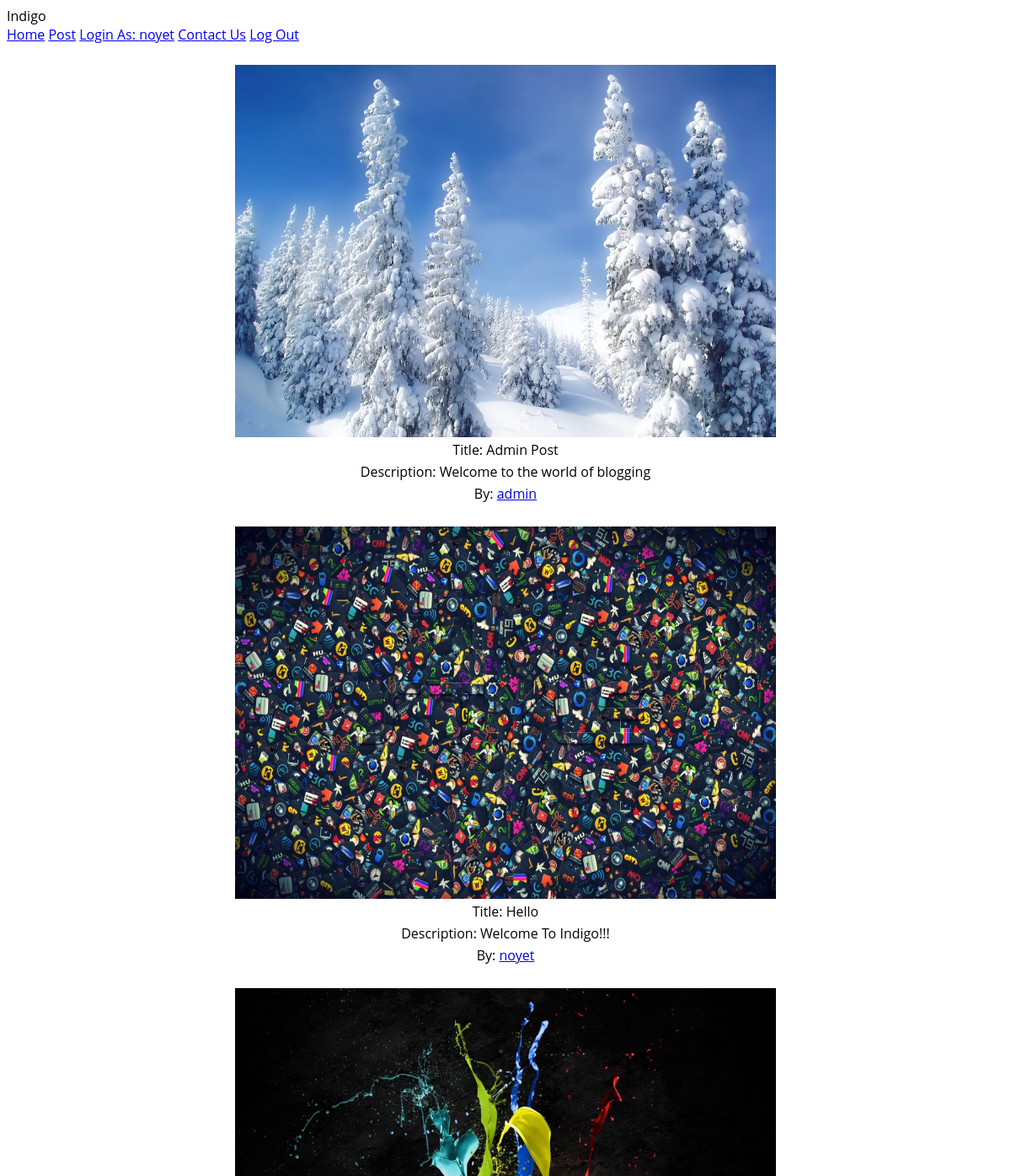
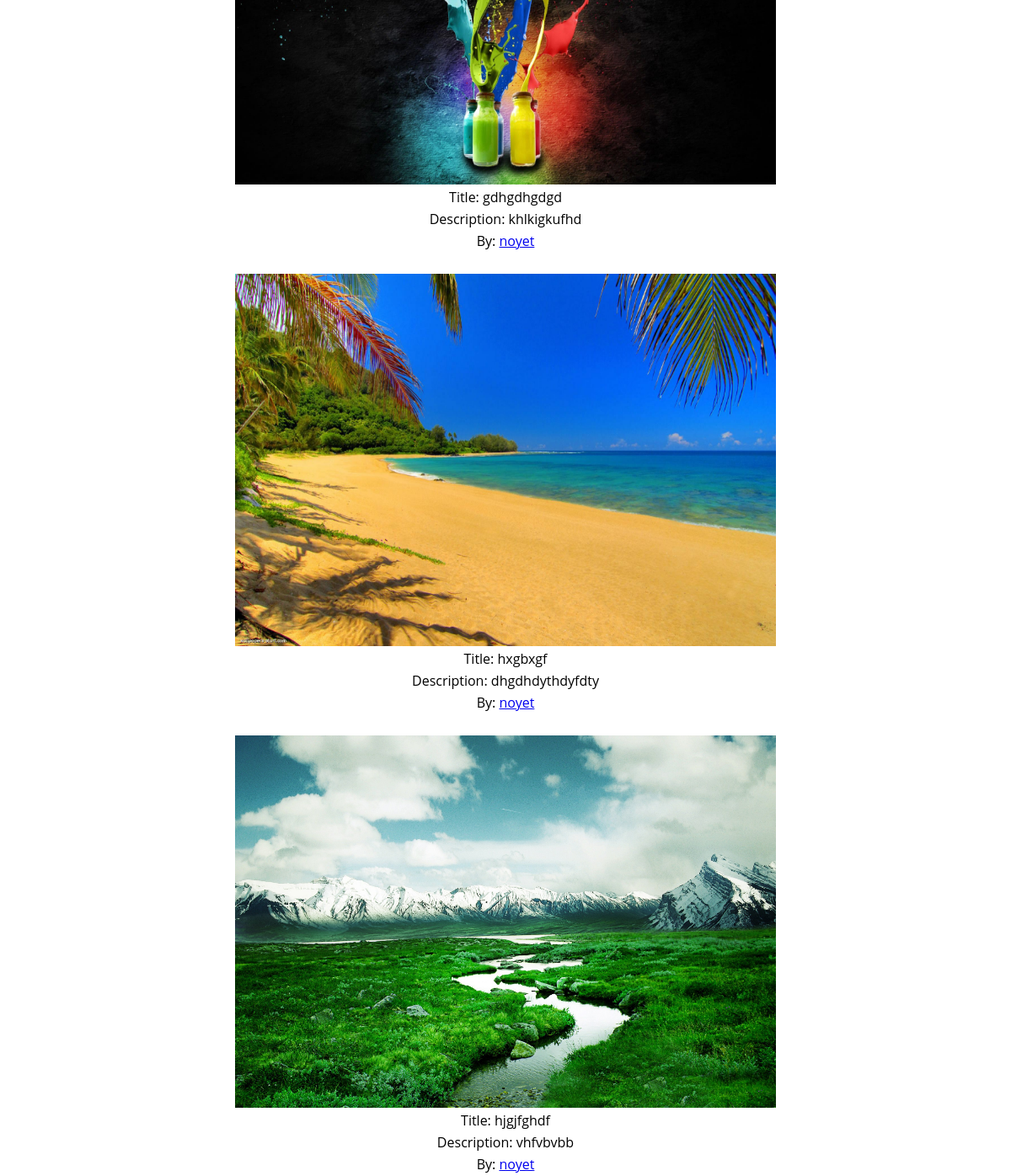
The app's page /api/user.php (signed in) with its own data (2 pictures, top to bottom).
### tables this page shows
CREATE TABLE IF NOT EXISTS `blog_details` (
  `blog_details_id` int(20) NOT NULL,
  `blog_id` int(20) NOT NULL,
  `blog_detail_image` varchar(60) NOT NULL
);

CREATE TABLE IF NOT EXISTS `blog_master` (
  `blog_id` int(10) NOT NULL,
  `blogger_id` int(20) NOT NULL,
  `blog_title` varchar(20) NOT NULL,
  `blog_desc` text NOT NULL,
  `blog_category` varchar(20) NOT NULL,
  `blog_auther` varchar(20) NOT NULL,
  `blog_is_active` varchar(20) NOT NULL DEFAULT 'yes',
  `creation_date` timestamp NOT NULL DEFAULT CURRENT_TIMESTAMP,
  `update_date` timestamp NOT NULL DEFAULT CURRENT_TIMESTAMP
);

### api/user.php (the view, shortened to what this page needs)
<html>
  <head>
    <link rel="stylesheet" href="https://storage.googleapis.com/code.getmdl.io/1.0.2/material.indigo-pink.min.css">
    <link rel="stylesheet" href="https://storage.googleapis.com/code.getmdl.io/1.0.4/material.indigo-pink.min.css">
    <link rel="stylesheet" href="https://storage.googleapis.com/code.getmdl.io/1.0.4/material.indigo-pink.min.css">
	 <link rel="stylesheet" href="../css/coverstyle.css">
  </head>
  <body>
    <div class="mdl-layout mdl-js-layout mdl-layout--fixed-header">
      <header class="mdl-layout__header">
        <div class="mdl-layout__header-row">
          <span class="mdl-layout-title">Indigo</span>
          <nav class="mdl-navigation mdl-layout--large-screen-only">
            <a class="mdl-navigation__link" href="user.php">Home</a>
            <a class="mdl-navigation__link" href="post.php">Post</a>
			<a class="mdl-navigation__link" href="profile.php">Login As:<?php echo " ".$_SESSION["blogger_username"]?></a>
			<a class="mdl-navigation__link" href="../html/contact.html">Contact Us</a>
			<a class="mdl-navigation__link" href="logout.php">Log Out</a>
          </nav>
        </div>
      </header>
      <main class="mdl-layout__content">
        <div class="page-content">
		<?php
$servername = "localhost";
$username = "root";
$password = "";
$dbname = "blogweb";
$conn = mysqli_connect($servername, $username, $password, $dbname);
$re="SELECT blog_master.blog_id,blog_title,blog_desc,blog_auther,blog_category,blog_detail_image,creation_date FROM blog_master,blog_details WHERE blog_master.blog_id=blog_details.blog_id  ORDER BY blog_master.blog_id DESC LIMIT 5";
		$rs = mysqli_query($conn,$re);
while ($row=mysqli_fetch_array($rs))
	{
	$p=$row['blog_detail_image'];
	$p1=$row['blog_auther'];
	$p3=$row['blog_title'];
$p4=$row['blog_desc'];
	echo" <table class=\"mdl-data-table mdl-js-data-table mdl-data-table--selectable mdl-shadow--2dp\"  align=\"center\">";
     echo "<thead>";
      echo"  <tr>";
         echo "<th><img src=\"$p\"  height=\"442\" width=\"642\"></th>";
      echo"  </tr>";
     echo" </thead>";
    echo"  <tbody>";
       echo"<tr>";
       echo"<td class=\"mdl-data-table__cell--non-numeric\" align=\"center\">Title: $p3</td >";
       echo" <tr>";
        echo"  <td class=\"mdl-data-table__cell--non-numeric\"  align=\"center\">Description: $p4</td>";
       echo" </tr>";
       echo" <tr>";
        echo"    <td class=\"mdl-data-table__cell--non-numeric\"  align=\"center\">By: <a href=\"profile.php\">$p1</a></td>";
       echo" </tr>";
      echo"</tbody>";
  echo" </table>";
}
		?>
		</div>
      </main>
    </div>
  </body>
</html>

### css/coverstyle.css (style rules this page uses)
body { font-family: 'Open Sans', sans-serif; }

### api/user.php (style rules this page uses)
html { background:url(../img/background.jpg) no-repeat; background-size: cover; height:100%; }

### records on screen
blog_details: blog_detail_image (picture), blog.blog_title "Admin Post", blog.blog_desc "Welcome to the world of blogging", blog.blog_auther "admin"
blog_details: blog_detail_image (picture), blog.blog_title "Hello", blog.blog_desc "Welcome To Indigo!!!", blog.blog_auther "noyet"
blog_details: blog_detail_image (picture), blog.blog_title "gdhgdhgdgd", blog.blog_desc "khlkigkufhd", blog.blog_auther "noyet"
blog_details: blog_detail_image (picture), blog.blog_title "hxgbxgf", blog.blog_desc "dhgdhdythdyfdty", blog.blog_auther "noyet"
blog_details: blog_detail_image (picture), blog.blog_title "hjgjfghdf", blog.blog_desc "vhfvbvbb", blog.blog_auther "noyet"

### other values on screen
$_SESSION["blogger_username"] "noyet"
